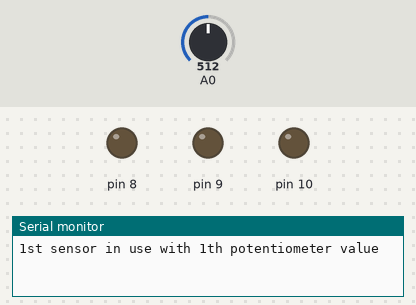
Recording of a sketch running on a simulated Arduino Uno, built with avr-gcc and run on an emulated ATmega328P. Parts: output pins drawn as LEDs (lit = HIGH), the last lines printed to the serial monitor. The test bench sets the inputs (shaded band); at power-on: A0 = 512. Pins used as bus, display or sensor lines are not drawn.

Above: at 0.1 s.
At 55.1 s:
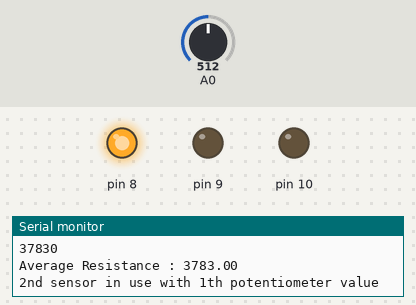
At 110.2 s:
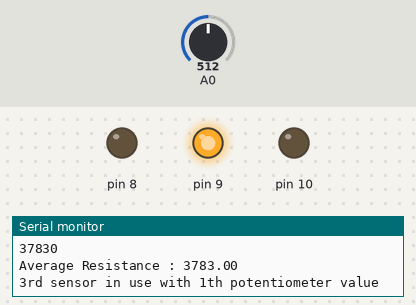
Timing chart, 0 to 111.7 s (numbered marks = the images above):
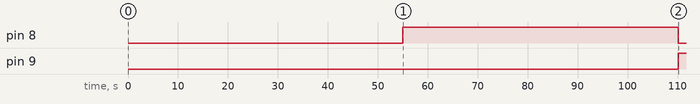

The sketch:

mux_sensor_digipot.ino
```cpp
#include <SPI.h>
const int cs1 = 4;// Digital pot pin
const int sec=2000;
const int Rin=200;
bool flag=true;
float data=0;
int Vin= 3.3;
float Vout= 0;
float Rsen= 0,R2=0,Rpot=0;
float Rref=9960 ;  //1000000
float buffer=0;
int arrayP[]={48,101,154,206,255};
int arrayC[]={51,102,153,204,255};
long int sumR=0;
float avgR=0;

void setup()
{
  pinMode(cs1, OUTPUT);
  pinMode(8,OUTPUT);
  pinMode(9,OUTPUT);
  pinMode(10,OUTPUT);
  Serial.begin(9600);
  SPI.begin();
}

void digitalPot(int address, int value)
{
  SPI.transfer(address);
  SPI.transfer(value);
  delay(1000);
}

void loop()
{
  while(flag==true)
  {
    //First channel resistance
     for(int i=0;i<5;i++)
     {
      //for 13th pin--000
      digitalWrite(8,LOW);
      digitalWrite(9,LOW);
      digitalWrite(10,LOW);

      Serial.print("1st sensor in use with ");
      Serial.print(i+1);
      Serial.println("th potentiometer value");
      digitalWrite(cs1, LOW);
      digitalPot(0x00,arrayP[i]);
      delay(sec);
      digitalWrite(cs1, HIGH);
      Rpot = 39.0625* arrayC[i];
      Serial.print("Rpot=");
      Serial.println(Rpot);

      for(int j=0;j<2;j++)
      {
          data= analogRead(A0);   //actually stored in digital
          delay(sec);
          Serial.print("Data Read=");
          Serial.println(data);
          float vol=(data*Vin)/1024.0;     //voltage across sensor+mux+digipot
          Serial.print("Voltage=");
          Serial.println(vol);
          delay(sec);
          //unknown resistance calculated
          buffer=(Vin-vol)/Rref;     //current
          R2=vol/buffer;

          Rsen=R2-Rpot-Rin;
          sumR+=Rsen;


          Serial.print("Resistance =");
          Serial.println(Rsen);
      }
      }
      Serial.println(sumR);
      avgR=sumR/10.0;
      Serial.print("Average Resistance : ");
      Serial.println(avgR);
      avgR=0;
      sumR=0;

   //Second channel resistance
   for(int i=0;i<5;i++)
    {
      //for 14th pin--001
      digitalWrite(8,HIGH);
      digitalWrite(9,LOW);
      digitalWrite(10,LOW);

      Serial.print("2nd sensor in use with ");
      Serial.print(i+1);
      Serial.println("th potentiometer value");
      digitalWrite(cs1, LOW);
      digitalPot(0x00,arrayP[i]);
      delay(sec);
      digitalWrite(cs1, HIGH);

      Rpot = 39.0625* arrayC[i];
      Serial.print("Rpot=");
      Serial.println(Rpot);

      for(int j=0;j<2;j++)
      {
          data= analogRead(A0);   //actually stored in digital
          delay(sec);
          Serial.print("Data Read=");
          Serial.println(data);
          float vol=(data*Vin)/1024.0;     //voltage across sensor+mux+digipot
          Serial.print("Voltage=");
          Serial.println(vol);
          delay(sec);
          //unknown resistance calculated
          buffer=(Vin-vol)/Rref;     //current
          R2=vol/buffer;
          Rsen=R2-Rpot-Rin;
          sumR+=Rsen;

          Serial.print("Resistance =");
          Serial.println(Rsen);
      }
      }
      Serial.println(sumR);
      avgR=sumR/10.0;
      Serial.print("Average Resistance : ");
      Serial.println(avgR);

      avgR=0;
      sumR=0;

  //Third channel resistance
  for(int i=0;i<5;i++)
    {
      //for 15th pin--010
      digitalWrite(8,LOW);
      digitalWrite(9,HIGH);
      digitalWrite(10,LOW);

      Serial.print("3rd sensor in use with ");
      Serial.print(i+1);
      Serial.println("th potentiometer value");
      digitalWrite(cs1, LOW);
      digitalPot(0x00,arrayP[i]);
      delay(sec);
      digitalWrite(cs1, HIGH);

      Rpot = 39.0625* arrayC[i];
      Serial.print("Rpot=");
      Serial.println(Rpot);

        for(int j=0;j<2;j++)
        {
          data= analogRead(A0);   //actually stored in digital
          delay(sec);
          Serial.print("Data Read=");
          Serial.println(data);
          float vol=(data*Vin)/1024.0;     //voltage across sensor+mux+digipot
          Serial.print("Voltage=");
          Serial.println(vol);
          delay(sec);
          //unknown resistance calculated
          buffer=(Vin-vol)/Rref;     //current
          R2=vol/buffer;

          Rsen=R2-Rpot-Rin;
          sumR+=Rsen;


          Serial.print("Resistance =");
          Serial.println(Rsen);
          }
    }
    Serial.println(sumR);
    avgR=sumR/10.0;
    Serial.print("Average Resistance : ");
    Serial.println(avgR);
    avgR=0;
    sumR=0;

    flag=false;
  }

}
```

Measured:
- by itself, pin 8: LOW → HIGH at 55.0 s, → LOW 55.1 s later
- by itself, pin 9: LOW → HIGH at 110 s
